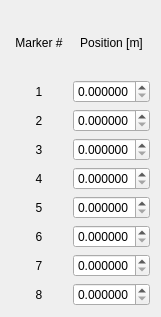
   <widget class="QWidget" name="gridLayoutWidget_2">
    <property name="geometry">
     <rect>
      <x>320</x>
      <y>80</y>
      <width>161</width>
      <height>317</height>
     </rect>
    </property>
    <layout class="QGridLayout" name="grid_marker">
     <item row="0" column="0">
      <widget class="QLabel" name="label_27">
       <property name="text">
        <string>Marker #</string>
       </property>
       <property name="alignment">
        <set>Qt::AlignCenter</set>
       </property>
      </widget>
     </item>
     <item row="2" column="0">
      <widget class="QLabel" name="label_21">
       <property name="text">
        <string>2</string>
       </property>
       <property name="alignment">
        <set>Qt::AlignCenter</set>
       </property>
      </widget>
     </item>
     <item row="5" column="0">
      <widget class="QLabel" name="label_31">
       <property name="text">
        <string>5</string>
       </property>
       <property name="alignment">
        <set>Qt::AlignCenter</set>
       </property>
      </widget>
     </item>
     <item row="8" column="1">
      <widget class="QDoubleSpinBox" name="marker_8">
       <property name="decimals">
        <number>6</number>
       </property>
       <property name="maximum">
        <double>9.000000000000000</double>
       </property>
       <property name="singleStep">
        <double>0.001000000000000</double>
       </property>
      </widget>
     </item>
     <item row="8" column="0">
      <widget class="QLabel" name="label_23">
       <property name="text">
        <string>8</string>
       </property>
       <property name="alignment">
        <set>Qt::AlignCenter</set>
       </property>
      </widget>
     </item>
     <item row="4" column="1">
      <widget class="QDoubleSpinBox" name="marker_4">
       <property name="decimals">
        <number>6</number>
       </property>
       <property name="maximum">
        <double>9.000000000000000</double>
       </property>
       <property name="singleStep">
        <double>0.001000000000000</double>
       </property>
      </widget>
     </item>
     <item row="2" column="1">
      <widget class="QDoubleSpinBox" name="marker_2">
       <property name="decimals">
        <number>6</number>
       </property>
       <property name="maximum">
        <double>9.000000000000000</double>
       </property>
       <property name="singleStep">
        <double>0.001000000000000</double>
       </property>
      </widget>
     </item>
     <item row="6" column="0">
      <widget class="QLabel" name="label_29">
       <property name="text">
        <string>6</string>
       </property>
       <property name="alignment">
        <set>Qt::AlignCenter</set>
       </property>
      </widget>
     </item>
     <item row="1" column="0">
      <widget class="QLabel" name="label_24">
       <property name="text">
        <string>1</string>
       </property>
       <property name="alignment">
        <set>Qt::AlignCenter</set>
       </property>
      </widget>
     </item>
     <item row="6" column="1">
      <widget class="QDoubleSpinBox" name="marker_6">
       <property name="decimals">
        <number>6</number>
       </property>
       <property name="maximum">
        <double>9.000000000000000</double>
       </property>
       <property name="singleStep">
        <double>0.001000000000000</double>
       </property>
      </widget>
     </item>
     <item row="5" column="1">
      <widget class="QDoubleSpinBox" name="marker_5">
       <property name="decimals">
        <number>6</number>
       </property>
       <property name="maximum">
        <double>9.000000000000000</double>
       </property>
       <property name="singleStep">
        <double>0.001000000000000</double>
       </property>
      </widget>
     </item>
     <item row="3" column="1">
      <widget class="QDoubleSpinBox" name="marker_3">
       <property name="decimals">
        <number>6</number>
       </property>
       <property name="maximum">
        <double>9.000000000000000</double>
       </property>
       <property name="singleStep">
        <double>0.001000000000000</double>
       </property>
      </widget>
     </item>
     <item row="7" column="0">
      <widget class="QLabel" name="label_30">
       <property name="text">
        <string>7</string>
       </property>
       <property name="alignment">
        <set>Qt::AlignCenter</set>
       </property>
      </widget>
     </item>
     <item row="1" column="1">
      <widget class="QDoubleSpinBox" name="marker_1">
       <property name="decimals">
        <number>6</number>
       </property>
       <property name="maximum">
        <double>9.000000000000000</double>
       </property>
       <property name="singleStep">
        <double>0.001000000000000</double>
       </property>
      </widget>
     </item>
     <item row="7" column="1">
      <widget class="QDoubleSpinBox" name="marker_7">
       <property name="decimals">
        <number>6</number>
       </property>
       <property name="maximum">
        <double>9.000000000000000</double>
       </property>
       <property name="singleStep">
        <double>0.001000000000000</double>
       </property>
      </widget>
     </item>
     <item row="4" column="0">
      <widget class="QLabel" name="label_25">
       <property name="text">
        <string>4</string>
       </property>
       <property name="alignment">
        <set>Qt::AlignCenter</set>
       </property>
      </widget>
     </item>
     <item row="3" column="0">
      <widget class="QLabel" name="label_22">
       <property name="text">
        <string>3</string>
       </property>
       <property name="alignment">
        <set>Qt::AlignCenter</set>
       </property>
      </widget>
     </item>
     <item row="0" column="1">
      <widget class="QLabel" name="label_26">
       <property name="text">
        <string>Position [m]</string>
       </property>
       <property name="alignment">
        <set>Qt::AlignCenter</set>
       </property>
      </widget>
     </item>
    </layout>
   </widget>
